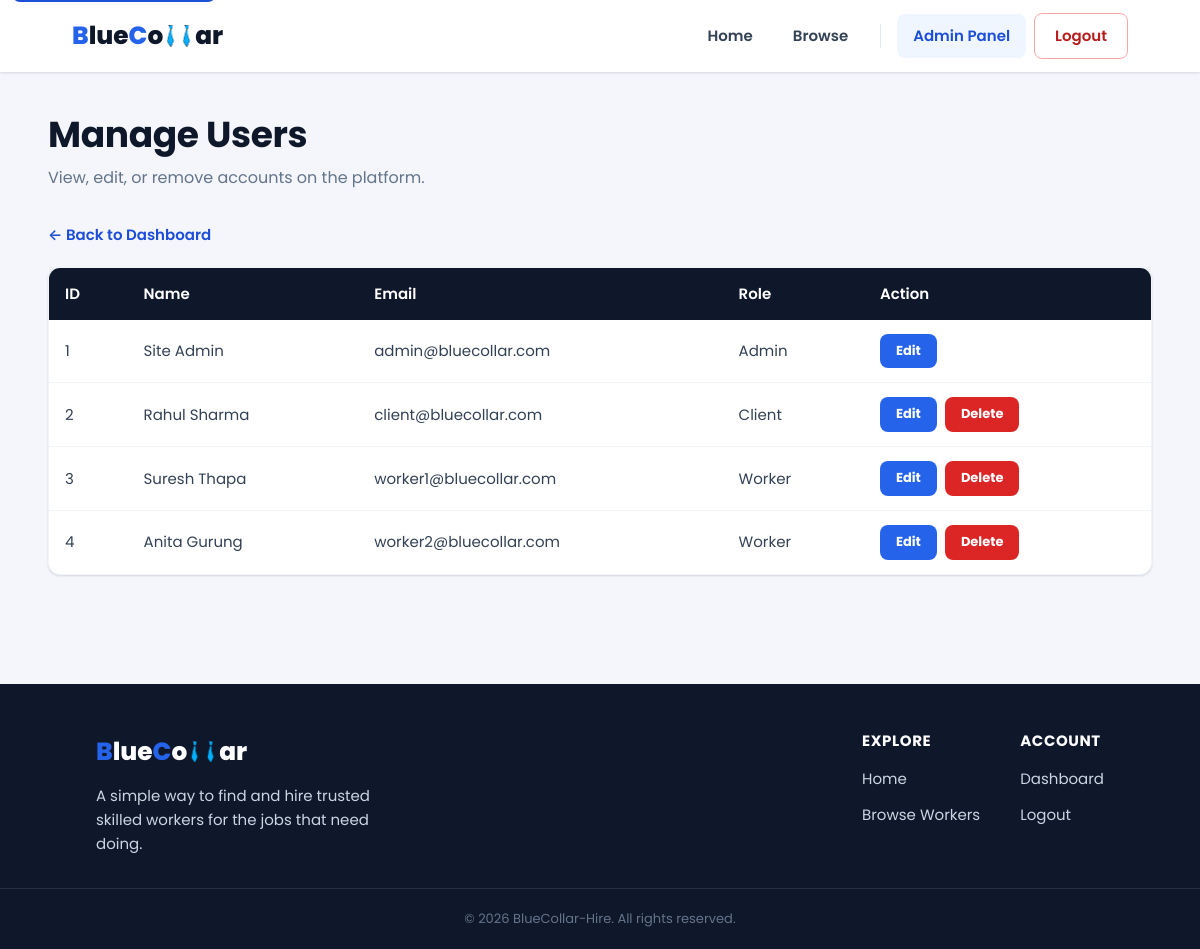
The page /admin/users.php (signed in) on the database its author committed.
### tables this page shows
CREATE TABLE users (
    id INT AUTO_INCREMENT PRIMARY KEY,
    name VARCHAR(100) NOT NULL,
    email VARCHAR(150) NOT NULL UNIQUE,
    phone VARCHAR(20) NOT NULL,
    password VARCHAR(255) NOT NULL,
    role ENUM('client','worker','admin') NOT NULL DEFAULT 'client',
    avatar VARCHAR(20) DEFAULT '🙂',
    created_at TIMESTAMP DEFAULT CURRENT_TIMESTAMP
);

### config/session.php (called while the page is built, shortened)
<?php
function e($string)
{
    return htmlspecialchars($string ?? "", ENT_QUOTES, "UTF-8");
}

### admin/users.php (the view, shortened to what this page needs)
<?php
require_once "../config/session.php";
$result = mysqli_query($conn, "SELECT * FROM users ORDER BY id ASC");
?>
<!DOCTYPE html>
<html lang="en">
<head>
    <link rel="stylesheet" href="../assets/css/style.css">
    <link rel="stylesheet" href="https://cdnjs.cloudflare.com/ajax/libs/font-awesome/6.7.1/css/all.min.css">
</head>
<body>
    <?php $base = "../"; $activePage = "dashboard"; include "../includes/navbar.php"; ?>
    <main id="main-content">
        <div class="page-wrap">
            <div class="page-head" style="text-align:left;">
                <h1>Manage Users</h1>
                <p>View, edit, or remove accounts on the platform.</p>
            </div>
            <p class="breadcrumb"><a href="dashboard.php">&larr; Back to Dashboard</a></p>
            <?php if (mysqli_num_rows($result) > 0): ?>
                <div class="table-scroll">
                    <table class="data-table">
                        <thead>
                            <tr>
                                <th scope="col">ID</th>
                                <th scope="col">Name</th>
                                <th scope="col">Email</th>
                                <th scope="col">Role</th>
                                <th scope="col">Action</th>
                            </tr>
                        </thead>
                        <tbody>
                            <?php while ($user = mysqli_fetch_assoc($result)): ?>
                                <tr>
                                    <td><?= $user['id'] ?></td>
                                    <td><?= e($user['name']) ?></td>
                                    <td><?= e($user['email']) ?></td>
                                    <td><?= ucfirst($user['role']) ?></td>
                                    <td>
                                        <div class="row-actions">
                                            <a class="edit-btn" href="edit_user.php?id=<?= $user['id'] ?>">Edit</a>
                                            <?php if ($user['role'] != "admin"): ?>
                                                <a class="delete-btn" href="delete_user.php?id=<?= $user['id'] ?>" onclick="return confirm('Delete this user? This cannot be undone.')">Delete</a>
                                            <?php endif; ?>
                                        </div>
                                    </td>
                                </tr>
                            <?php endwhile; ?>
                        </tbody>
                    </table>
                </div>
            <?php endif; ?>
        </div>
    </main>
    <?php $base = "../"; include "../includes/footer.php"; ?>
</body>
</html>

### includes/navbar.php (shortened to what this page needs)
<?php
$isLoggedIn = isset($_SESSION['user_id']);
$isAdmin    = $isLoggedIn && $_SESSION['role'] === "admin";
$isWorker   = $isLoggedIn && $_SESSION['role'] === "worker";
?>
<header class="site-header">
    <nav class="navbar" aria-label="Main navigation">
        <a href="<?= $base ?>index.php" class="logo">
            <span class="blue-letter">B</span>lue<span class="blue-letter">C</span>o<img
                src="<?= $base ?>assets/images/blue-tie.png" class="tie-logo" alt=""><img
                src="<?= $base ?>assets/images/blue-tie.png" class="tie-logo" alt="">ar<span class="visually-hidden">-Hire</span>
        </a>
        <ul class="nav-menu" id="nav-menu">
            <li><a href="<?= $base ?>index.php" class="nav-link"<?= $activePage === "home" ? ' aria-current="page"' : '' ?>>Home</a></li>
            <li>
                <?php if ($isWorker): ?>
                    <a href="<?= $base ?>browse.php" class="nav-link"<?= $activePage === "browse" ? ' aria-current="page"' : '' ?>>Other Workers</a>
                <?php else: ?>
                    <a href="<?= $base ?>browse.php" class="nav-link"<?= $activePage === "browse" ? ' aria-current="page"' : '' ?>>Browse</a>
                <?php endif; ?>
            </li>
            <?php if ($isLoggedIn): ?>
                <li>
                    <?php if ($isAdmin): ?>
                        <a href="<?= $base ?>admin/dashboard.php" class="nav-link"<?= $activePage === "dashboard" ? ' aria-current="page"' : '' ?>>Admin Panel</a>
                    <?php else: ?>
                        <a href="<?= $base ?>user/dashboard.php" class="nav-link"<?= $activePage === "dashboard" ? ' aria-current="page"' : '' ?>>Dashboard</a>
                    <?php endif; ?>
                </li>
                <li><a href="<?= $base ?>logout.php" class="nav-btn logout-btn">Logout</a></li>
            <?php else: ?>
                <li class="nav-divider" aria-hidden="true"></li>
                <li><a href="<?= $base ?>login.php" class="nav-btn login-btn">Login</a></li>
                <li><a href="<?= $base ?>register.php" class="nav-btn register-btn">Register</a></li>
            <?php endif; ?>
        </ul>
    </nav>
</header>

### includes/footer.php (shortened to what this page needs)
<?php
$isLoggedIn = isset($_SESSION['user_id']);
?>
<footer class="site-footer">
    <div class="footer-inner">
        <div class="footer-brand">
            <a href="<?= $base ?>index.php" class="logo">
                <span class="blue-letter">B</span>lue<span class="blue-letter">C</span>o<img
                src="<?= $base ?>assets/images/blue-tie.png" class="tie-logo" alt=""><img
                src="<?= $base ?>assets/images/blue-tie.png" class="tie-logo" alt="">ar<span class="visually-hidden">-Hire</span>
            </a>
            <p>A simple way to find and hire trusted skilled workers for the jobs that need doing.</p>
        </div>
        <div class="footer-links">
            <div class="footer-col">
                <h4>Explore</h4>
                <a href="<?= $base ?>index.php">Home</a>
                <a href="<?= $base ?>browse.php">Browse Workers</a>
            </div>
            <div class="footer-col">
                <h4>Account</h4>
                <?php if ($isLoggedIn): ?>
                    <a href="<?= $base ?>user/dashboard.php">Dashboard</a>
                    <a href="<?= $base ?>logout.php">Logout</a>
                <?php else: ?>
                    <a href="<?= $base ?>login.php">Login</a>
                    <a href="<?= $base ?>register.php">Register</a>
                <?php endif; ?>
            </div>
        </div>
    </div>
    <div class="footer-bottom">
        &copy; <?= date("Y") ?> BlueCollar-Hire. All rights reserved.
    </div>
</footer>

### rows shown on the page
users: id "1", name "Site Admin", email "admin@bluecollar.com", role "Admin"
users: id "2", name "Rahul Sharma", email "client@bluecollar.com", role "Client"
users: id "3", name "Suresh Thapa", email "worker1@bluecollar.com", role "Worker"
users: id "4", name "Anita Gurung", email "worker2@bluecollar.com", role "Worker"
